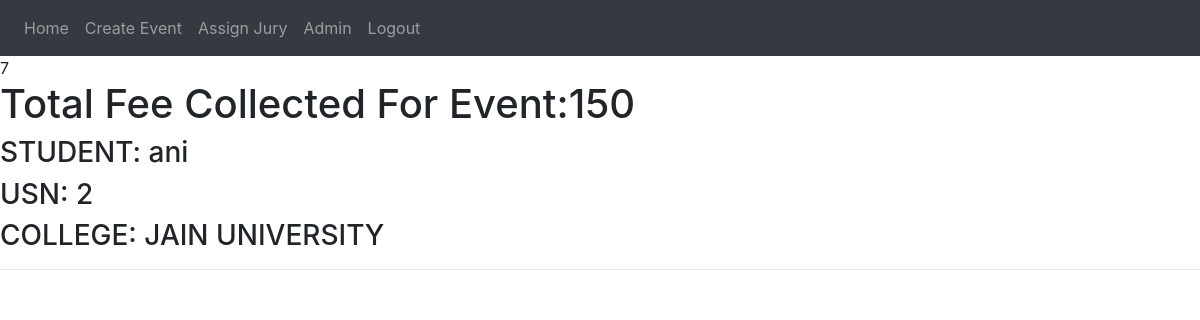
/visitor/7/ (signed in), run on the app's committed database.
### fest_app/models.py (models this page shows, shortened)
class Student(models.Model):
    stud_name = models.CharField(max_length=20)
    stud_email = models.EmailField()
    stud_college = models.CharField(max_length=50)
    stud_USN = models.CharField(max_length=10)
    stud_part_events = models.ForeignKey(
        Event, default=5, on_delete=models.CASCADE)

### fest_app/views.py (the view)
# urls.py: path('visitor/<int:id>/', views.Visitor, name='visitor'),
@login_required(login_url='/accounts/login/')
def Visitor(request, id, *args, **kwargs):
    queryset = Student.objects.filter(stud_part_events=id)
    total = len(queryset)*Event.objects.get(id=id).event_fee
    return render(request, 'fest_app/visitor.html', {'id': id, 'studentlist': queryset, 'fee': total})

### fest_app/templates/fest_app/visitor.html
{%extends './base.html'%}
{%block content%}
{{id}}
<h1>Total Fee Collected For Event:{{fee}}</h1>
{%for student in studentlist%}
<h3>STUDENT: {{student.stud_name}}</h3>
<h3>USN: {{student.stud_USN}}</h3>
<h3>COLLEGE: {{student.stud_college}}</h3>
<hr/>
{%endfor%}
{%endblock%}

### data on the page
Student: stud_name "ani", stud_USN "2", stud_college "JAIN UNIVERSITY"

### other printed values
{{ id }} "7"
{{ fee }} "150"
